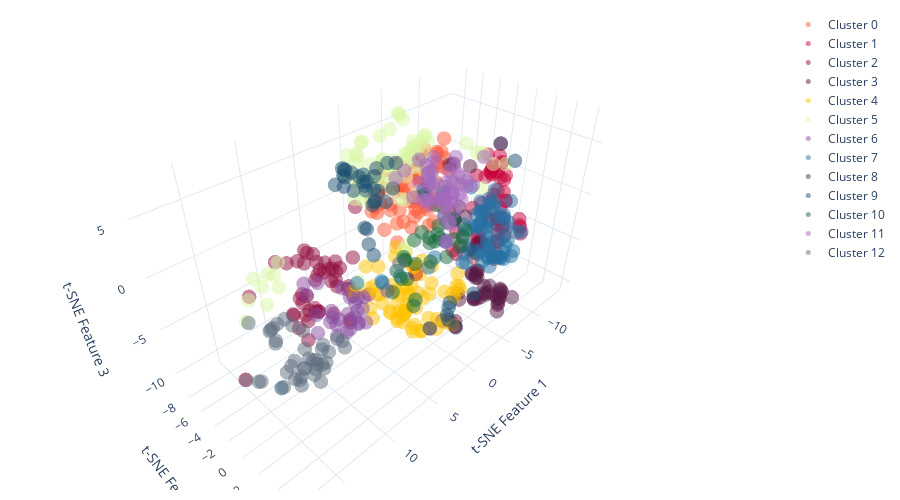

Source (notebook cell):
### Markdown cell above
### Transformed feature space
How 'good' are cities separated?

### Code cell
from sklearn.manifold import TSNE
tsne = TSNE(n_components=3, random_state=42)
tsne_features = tsne.fit_transform(normalized_features)
# # Create a 3D scatter plot for t-SNE visualization
layout = go.Layout(
    showlegend=True,
    scene=go.Scene(
        xaxis=go.XAxis(title='t-SNE Feature 1'),
        yaxis=go.YAxis(title='t-SNE Feature 2'),
        zaxis=go.ZAxis(title='t-SNE Feature 3')
    ),
    margin=go.layout.Margin(l=10, r=10, b=10, t=10, pad=4),
    height=500
)

figure3 = go.Figure(layout=layout)

for cluster_label, color in zip(range(k_controller.value), cmap_hex[:k_controller.value]):
    # Filter data points belonging to the current cluster
    cluster_indices = np.where(cluster_df_final.cluster == cluster_label)[0]
    figure3.add_trace(go.Scatter3d(name = f"Cluster {cluster_label}", x=tsne_features[cluster_indices, 0], y=tsne_features[cluster_indices, 1], z=tsne_features[cluster_indices, 2],
                                   mode='markers',
                                   marker=dict(size=5,
                                               color=color,
                                               opacity=0.5,)))

figure3.show()
